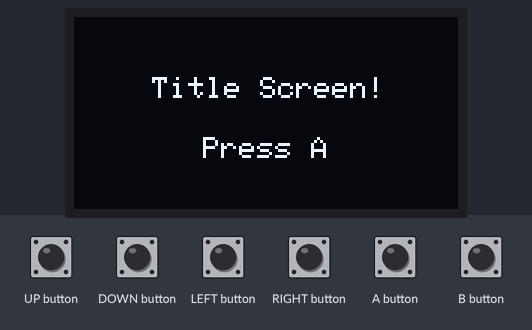
A sketch run on a simulated Arduboy, built with avr-gcc and run on an emulated ATmega32U4. On the bench: 128×64 one-colour display. The test bench sets the inputs (shaded band). Random numbers use the default seed unless the sketch sets one.

Above: at 1.2 s.
1.3 s: A button pressed for 0.15 s
At 2.1 s:
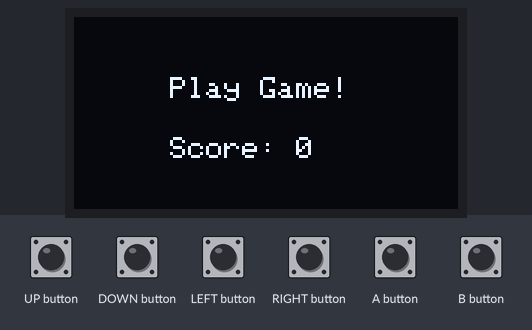
2.9 s: A button pressed for 1 s
At 3.5 s:
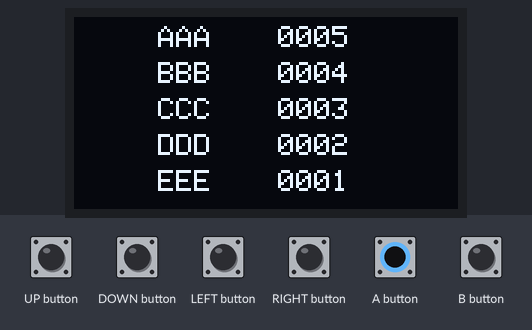
5.4 s: B button pressed for 0.15 s
At 6.6 s:
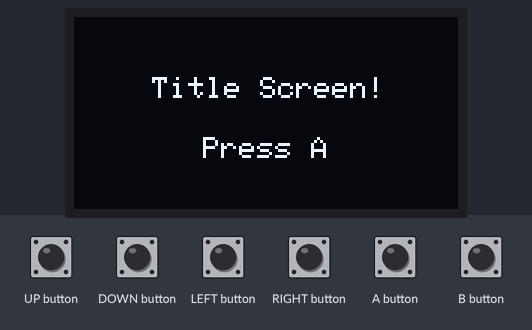
7.0 s: B button pressed for 1 s
At 8.3 s:
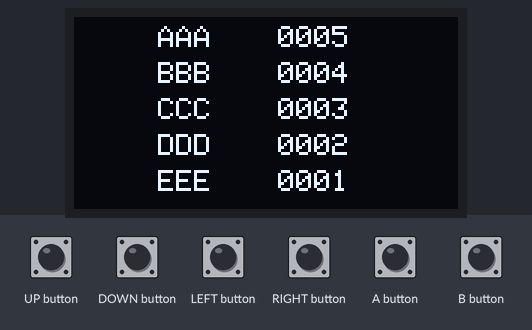
Timing chart, 0 to 10.0 s (numbered marks = the images above; inputs shaded):
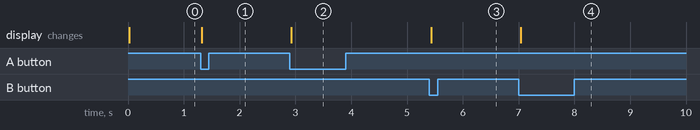

Measured:
- after the input at 1.3 s, the display: changes at once (image 1)
- after the input at 2.9 s, the display: changes at once (image 2)
- after the input at 5.4 s, the display: changes at once (image 3)
- after the input at 7.0 s, the display: changes at once (image 4)

The sketch:

HighScore.ino
```cpp
#include <Arduboy2.h>

// Defines ----------------------------------------------------------------------

#define DO_NOT_EDIT_SLOT              255
#define MAX_NUMBER_OF_SLOTS           5


// -------------------------------------------------------------------------------
// Slot structure.  Holds a single high score entry.

struct Slot {

  uint8_t index;
  uint8_t charIndex;
  uint8_t chars[3];
  uint16_t score;

  void incCharIndex() {
    if (this->charIndex < 2) this->charIndex++;
  }

  // Your Turn: Add a decCharIndex() function

  void incChar() {

    if (this->chars[this->charIndex] == 'Z') {
      this->chars[this->charIndex] = 'A';
    }
    else {
      this->chars[this->charIndex]++;
    }

  }

  // Your Turn: Add a decChar() function

  void reset() {

    this->index = DO_NOT_EDIT_SLOT;
    this->charIndex = 0;
    this->chars[0] = 'A';
    this->chars[1] = 'A';
    this->chars[2] = 'A';
    this->score = 0;

  }

};


// -------------------------------------------------------------------------------
// Utilities to read and write detqails to the EEPROM

Slot slots[5];


// Initiliase the EEPROM (well the array anyway) ..

void initHighScoreTable() {

  for (uint8_t i = 0; i < MAX_NUMBER_OF_SLOTS; i++) {
    slots[i].chars[0] = 'A' + i;
    slots[i].chars[1] = 'A' + i;
    slots[i].chars[2] = 'A' + i;
    slots[i].score = 5 - i;
  }

}


// Get details of slot number x.

Slot getSlot(uint8_t x) {

  return slots[x];

}


// Save the new score in a random position ..

uint8_t saveScore(uint16_t score) {

  uint8_t newIndex = DO_NOT_EDIT_SLOT;

  if (score > 0) {

    newIndex = random(0, MAX_NUMBER_OF_SLOTS);
    // Your Turn: Save the new score and reset the initials to 'AAA' ..

  }

  return newIndex;

}


// Save a slot ..

void saveSlot(Slot &slotToSave) {

    slots[slotToSave.index].chars[0] = slotToSave.chars[0];
    slots[slotToSave.index].chars[1] = slotToSave.chars[1];
    slots[slotToSave.index].chars[2] = slotToSave.chars[2];
    slots[slotToSave.index].score = slotToSave.score;

}


// -------------------------------------------------------------------------------
//   Start of Game
// -------------------------------------------------------------------------------

Arduboy2 arduboy;

enum GameState {
  Title_Init,
  Title,
  PlayGame_Init,
  PlayGame,
  HighScore_Init,
  HighScore,
};

struct TitleScreenVars { };

struct GamePlayVars {

  uint8_t score = 0;

  void reset() {
    score = 0;
  }

};

struct HighScoreVars {

  Slot slot;

};

TitleScreenVars titleScreenVars;
GamePlayVars gamePlayVars;
HighScoreVars highScoreVars;

GameState gameState = GameState::Title_Init;


void setup() {

  arduboy.boot();
  initHighScoreTable();

  gameState = GameState::Title_Init;

}

void loop() {

  if (!arduboy.nextFrame()) return;
  arduboy.pollButtons();
  arduboy.clear();

  switch (gameState) {

    case GameState::Title_Init:
      title_Init();
      [[fallthrough]]

    case GameState::Title:
      title();
      break;

    case GameState::PlayGame_Init:
      playGame_Init();
      [[fallthrough]]

    case GameState::PlayGame:
      playGame();
      break;

    case GameState::HighScore_Init:
      highScore_Init();
      [[fallthrough]]

    case GameState::HighScore:
      highScore();
      break;

    default: break;

  }

  arduboy.display();

}


// ----------------------------------------------------------------------------
//  Title state ..
//
void title_Init() {

  gameState = GameState::Title;

}

void title() {

  // Handle input ..

  if (arduboy.justPressed(A_BUTTON)) {
    gameState = GameState::PlayGame_Init;
  }

  if (arduboy.justPressed(B_BUTTON)) {
    gameState = GameState::HighScore_Init;
  }

  // Render screen ..

  arduboy.setCursor(26, 20);
  arduboy.print(F("Title Screen!"));

  arduboy.setCursor(43, 40);
  arduboy.print(F("Press A"));

}


// ----------------------------------------------------------------------------
//  Game state ..
//
void playGame_Init() {

  gamePlayVars.reset();
  gameState = GameState::PlayGame;

}

void playGame() {


  // Handle input ..

  if (arduboy.justPressed(UP_BUTTON)) {
    gamePlayVars.score++;
  }

  if (arduboy.justPressed(DOWN_BUTTON)) {
    gamePlayVars.score--;
  }

  if (arduboy.justPressed(A_BUTTON)) {
    gameState = GameState::HighScore_Init;
  }


  // Render screen ..

  arduboy.setCursor(32, 20);
  arduboy.print(F("Play Game!"));
  arduboy.setCursor(32, 40);
  arduboy.print(F("Score: "));
  arduboy.print(gamePlayVars.score);

}


// --------------------------------------------------------------------------------------
//  High Score state
//
void highScore_Init() {

  highScoreVars.slot.reset();
  highScoreVars.slot.score = gamePlayVars.score;
  highScoreVars.slot.index = saveScore(gamePlayVars.score);

  gameState = GameState::HighScore;

}

void highScore() {

  uint8_t xOffset = 28;
  uint8_t yOffset = 3;

  for (uint8_t x = 0; x < MAX_NUMBER_OF_SLOTS; x++) {

    Slot slot = getSlot(x);

    arduboy.setCursor(xOffset, yOffset);

    if (x != highScoreVars.slot.index) {

      arduboy.print(static_cast<char>(slot.chars[0]));
      arduboy.print(static_cast<char>(slot.chars[1]));
      arduboy.print(static_cast<char>(slot.chars[2]));

    }
    else {

      // Your Turn: render the initials from the highScoreVars.slot variable.  This is the one being editted ..

      arduboy.drawFastHLine(xOffset + (highScoreVars.slot.charIndex * 6), yOffset - 2, 5);
      arduboy.drawFastHLine(xOffset + (highScoreVars.slot.charIndex * 6), yOffset + 8, 5);

    }


    arduboy.setCursor(xOffset + 40, yOffset);

    if (slot.score < 1000)  arduboy.print("0");
    if (slot.score < 100)   arduboy.print("0");
    if (slot.score < 10)    arduboy.print("0");

    arduboy.print(slot.score);

    yOffset = yOffset + 12;

  }


  // Handle buttons ..

  if (highScoreVars.slot.index != DO_NOT_EDIT_SLOT) {

    uint8_t charIndex = highScoreVars.slot.charIndex;

    if (arduboy.justPressed(UP_BUTTON))       { highScoreVars.slot.incChar(); }
    // Your Turn: Handle the Left, Right and Down buttons.

    if (arduboy.justPressed(A_BUTTON)) {

      saveSlot(highScoreVars.slot);
      highScoreVars.slot.reset();
      gamePlayVars.reset();

    }

  }
  else {

    if (arduboy.justPressed(A_BUTTON) || arduboy.justPressed(B_BUTTON)) {

      gameState = GameState::Title_Init;

    }

  }

}
```
